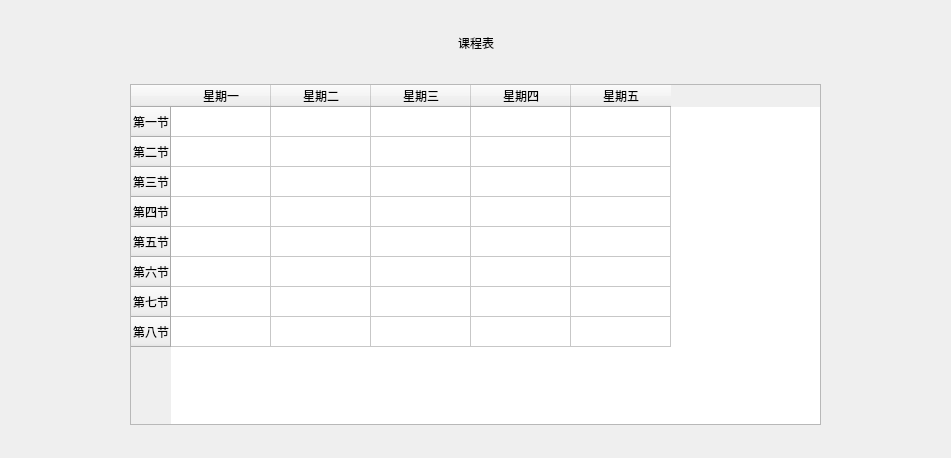
<?xml version="1.0" encoding="UTF-8"?>
<ui version="4.0">
 <class>Schedule</class>
 <widget class="QDialog" name="Schedule">
  <property name="geometry">
   <rect>
    <x>0</x>
    <y>0</y>
    <width>951</width>
    <height>458</height>
   </rect>
  </property>
  <property name="sizePolicy">
   <sizepolicy hsizetype="Preferred" vsizetype="Preferred">
    <horstretch>0</horstretch>
    <verstretch>0</verstretch>
   </sizepolicy>
  </property>
  <property name="windowTitle">
   <string>课程表</string>
  </property>
  <layout class="QVBoxLayout" name="verticalLayout">
   <property name="spacing">
    <number>0</number>
   </property>
   <property name="topMargin">
    <number>11</number>
   </property>
   <item>
    <widget class="QWidget" name="widget" native="true">
     <property name="sizePolicy">
      <sizepolicy hsizetype="Preferred" vsizetype="Fixed">
       <horstretch>0</horstretch>
       <verstretch>0</verstretch>
      </sizepolicy>
     </property>
     <layout class="QHBoxLayout" name="horizontalLayout_2">
      <item>
       <spacer name="horizontalSpacer">
        <property name="orientation">
         <enum>Qt::Horizontal</enum>
        </property>
        <property name="sizeHint" stdset="0">
         <size>
          <width>421</width>
          <height>20</height>
         </size>
        </property>
       </spacer>
      </item>
      <item>
       <widget class="QLabel" name="Name">
        <property name="text">
         <string>课程表</string>
        </property>
       </widget>
      </item>
      <item>
       <spacer name="horizontalSpacer_2">
        <property name="orientation">
         <enum>Qt::Horizontal</enum>
        </property>
        <property name="sizeHint" stdset="0">
         <size>
          <width>421</width>
          <height>20</height>
         </size>
        </property>
       </spacer>
      </item>
     </layout>
    </widget>
   </item>
   <item>
    <widget class="QWidget" name="widget_2" native="true">
     <property name="sizePolicy">
      <sizepolicy hsizetype="Preferred" vsizetype="Fixed">
       <horstretch>0</horstretch>
       <verstretch>0</verstretch>
      </sizepolicy>
     </property>
     <layout class="QHBoxLayout" name="horizontalLayout">
      <item>
       <spacer name="horizontalSpacer_3">
        <property name="orientation">
         <enum>Qt::Horizontal</enum>
        </property>
        <property name="sizeHint" stdset="0">
         <size>
          <width>108</width>
          <height>20</height>
         </size>
        </property>
       </spacer>
      </item>
      <item>
       <widget class="QTableWidget" name="tableWidget">
        <property name="minimumSize">
         <size>
          <width>691</width>
          <height>341</height>
         </size>
        </property>
        <property name="maximumSize">
         <size>
          <width>691</width>
          <height>341</height>
         </size>
        </property>
        <property name="cursor" stdset="0">
         <cursorShape>ArrowCursor</cursorShape>
        </property>
        <row>
         <property name="text">
          <string>第一节</string>
         </property>
        </row>
        <row>
         <property name="text">
          <string>第二节</string>
         </property>
        </row>
        <row>
         <property name="text">
          <string>第三节</string>
         </property>
        </row>
        <row>
         <property name="text">
          <string>第四节</string>
         </property>
        </row>
        <row>
         <property name="text">
          <string>第五节</string>
         </property>
        </row>
        <row>
         <property name="text">
          <string>第六节</string>
         </property>
        </row>
        <row>
         <property name="text">
          <string>第七节</string>
         </property>
        </row>
        <row>
         <property name="text">
          <string>第八节</string>
         </property>
        </row>
        <column>
         <property name="text">
          <string>星期一</string>
         </property>
        </column>
        <column>
         <property name="text">
          <string>星期二</string>
         </property>
        </column>
        <column>
         <property name="text">
          <string>星期三</string>
         </property>
        </column>
        <column>
         <property name="text">
          <string>星期四</string>
         </property>
        </column>
        <column>
         <property name="text">
          <string>星期五</string>
         </property>
        </column>
       </widget>
      </item>
      <item>
       <spacer name="horizontalSpacer_4">
        <property name="orientation">
         <enum>Qt::Horizontal</enum>
        </property>
        <property name="sizeHint" stdset="0">
         <size>
          <width>40</width>
          <height>20</height>
         </size>
        </property>
       </spacer>
      </item>
     </layout>
    </widget>
   </item>
  </layout>
 </widget>
 <resources/>
 <connections/>
</ui>
